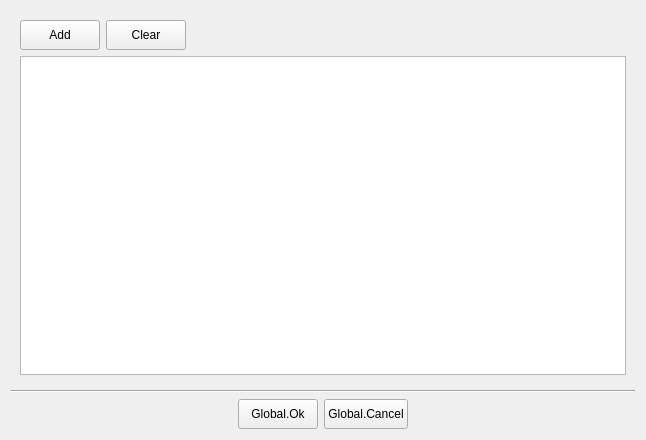
<?xml version="1.0" encoding="UTF-8"?>
<ui version="4.0">
 <class>AddANDOperationGroupDialogFrame</class>
 <widget class="QFrame" name="AddANDOperationGroupDialogFrame">
  <property name="geometry">
   <rect>
    <x>0</x>
    <y>0</y>
    <width>646</width>
    <height>440</height>
   </rect>
  </property>
  <property name="windowTitle">
   <string>Dialog</string>
  </property>
  <layout class="QVBoxLayout" name="verticalLayout">
   <item>
    <widget class="QFrame" name="frame">
     <property name="sizePolicy">
      <sizepolicy hsizetype="Preferred" vsizetype="Expanding">
       <horstretch>0</horstretch>
       <verstretch>0</verstretch>
      </sizepolicy>
     </property>
     <layout class="QGridLayout" name="gridLayout">
      <item row="0" column="1">
       <widget class="QPushButton" name="btnClear">
        <property name="minimumSize">
         <size>
          <width>0</width>
          <height>30</height>
         </size>
        </property>
        <property name="text">
         <string>Clear</string>
        </property>
       </widget>
      </item>
      <item row="0" column="0">
       <widget class="QPushButton" name="btnAddSensorDataCompararision">
        <property name="minimumSize">
         <size>
          <width>0</width>
          <height>30</height>
         </size>
        </property>
        <property name="text">
         <string>Add</string>
        </property>
       </widget>
      </item>
      <item row="0" column="2">
       <spacer name="horizontalSpacer_3">
        <property name="orientation">
         <enum>Qt::Horizontal</enum>
        </property>
        <property name="sizeHint" stdset="0">
         <size>
          <width>40</width>
          <height>20</height>
         </size>
        </property>
       </spacer>
      </item>
      <item row="2" column="0" colspan="3">
       <widget class="QTableView" name="tableANDOperationGroupView"/>
      </item>
     </layout>
    </widget>
   </item>
   <item>
    <widget class="Line" name="line">
     <property name="orientation">
      <enum>Qt::Horizontal</enum>
     </property>
    </widget>
   </item>
   <item>
    <layout class="QHBoxLayout" name="horizontalLayout">
     <item>
      <spacer name="horizontalSpacer">
       <property name="orientation">
        <enum>Qt::Horizontal</enum>
       </property>
       <property name="sizeHint" stdset="0">
        <size>
         <width>40</width>
         <height>20</height>
        </size>
       </property>
      </spacer>
     </item>
     <item>
      <widget class="QPushButton" name="buttonDialogOk">
       <property name="minimumSize">
        <size>
         <width>80</width>
         <height>30</height>
        </size>
       </property>
       <property name="text">
        <string>Global.Ok</string>
       </property>
      </widget>
     </item>
     <item>
      <widget class="QPushButton" name="buttonDialogCancel">
       <property name="minimumSize">
        <size>
         <width>80</width>
         <height>30</height>
        </size>
       </property>
       <property name="text">
        <string>Global.Cancel</string>
       </property>
      </widget>
     </item>
     <item>
      <spacer name="horizontalSpacer_2">
       <property name="orientation">
        <enum>Qt::Horizontal</enum>
       </property>
       <property name="sizeHint" stdset="0">
        <size>
         <width>40</width>
         <height>20</height>
        </size>
       </property>
      </spacer>
     </item>
    </layout>
   </item>
  </layout>
 </widget>
 <resources/>
 <connections/>
</ui>
